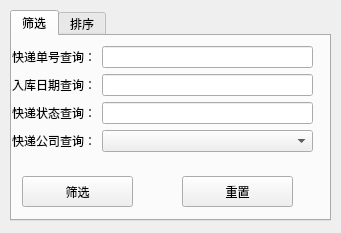
<?xml version="1.0" encoding="UTF-8"?>
<ui version="4.0">
 <class>MQueryPackage</class>
 <widget class="QWidget" name="MQueryPackage">
  <property name="geometry">
   <rect>
    <x>0</x>
    <y>0</y>
    <width>341</width>
    <height>233</height>
   </rect>
  </property>
  <property name="windowTitle">
   <string>查询包裹-管理员</string>
  </property>
  <widget class="QTabWidget" name="tabWidget">
   <property name="geometry">
    <rect>
     <x>10</x>
     <y>10</y>
     <width>321</width>
     <height>211</height>
    </rect>
   </property>
   <property name="currentIndex">
    <number>0</number>
   </property>
   <widget class="QWidget" name="tab">
    <attribute name="title">
     <string>筛选</string>
    </attribute>
    <widget class="QWidget" name="formLayoutWidget">
     <property name="geometry">
      <rect>
       <x>0</x>
       <y>10</y>
       <width>301</width>
       <height>121</height>
      </rect>
     </property>
     <layout class="QFormLayout" name="formLayout">
      <item row="0" column="0">
       <widget class="QLabel" name="label">
        <property name="text">
         <string>快递单号查询：</string>
        </property>
       </widget>
      </item>
      <item row="0" column="1">
       <widget class="QLineEdit" name="lineEdit_pid"/>
      </item>
      <item row="1" column="0">
       <widget class="QLabel" name="label_2">
        <property name="text">
         <string>入库日期查询：</string>
        </property>
       </widget>
      </item>
      <item row="1" column="1">
       <widget class="QLineEdit" name="lineEdit_pdate"/>
      </item>
      <item row="2" column="0">
       <widget class="QLabel" name="label_3">
        <property name="text">
         <string>快递状态查询：</string>
        </property>
       </widget>
      </item>
      <item row="3" column="0">
       <widget class="QLabel" name="label_4">
        <property name="text">
         <string>快递公司查询：</string>
        </property>
       </widget>
      </item>
      <item row="2" column="1">
       <widget class="QLineEdit" name="lineEdit_pstate"/>
      </item>
      <item row="3" column="1">
       <widget class="QComboBox" name="comboBox_select_company">
        <item>
         <property name="text">
          <string/>
         </property>
        </item>
        <item>
         <property name="text">
          <string>中通</string>
         </property>
        </item>
        <item>
         <property name="text">
          <string>圆通</string>
         </property>
        </item>
        <item>
         <property name="text">
          <string>申通</string>
         </property>
        </item>
        <item>
         <property name="text">
          <string>韵达</string>
         </property>
        </item>
        <item>
         <property name="text">
          <string>中国邮政</string>
         </property>
        </item>
        <item>
         <property name="text">
          <string>京东</string>
         </property>
        </item>
        <item>
         <property name="text">
          <string>顺丰</string>
         </property>
        </item>
        <item>
         <property name="text">
          <string>极兔</string>
         </property>
        </item>
       </widget>
      </item>
     </layout>
    </widget>
    <widget class="QPushButton" name="pushButton_select">
     <property name="geometry">
      <rect>
       <x>10</x>
       <y>140</y>
       <width>111</width>
       <height>31</height>
      </rect>
     </property>
     <property name="text">
      <string>筛选</string>
     </property>
    </widget>
    <widget class="QPushButton" name="pushButton_selectreset">
     <property name="geometry">
      <rect>
       <x>170</x>
       <y>140</y>
       <width>111</width>
       <height>31</height>
      </rect>
     </property>
     <property name="text">
      <string>重置</string>
     </property>
    </widget>
   </widget>
   <widget class="QWidget" name="tab_2">
    <attribute name="title">
     <string>排序</string>
    </attribute>
    <widget class="QWidget" name="formLayoutWidget_2">
     <property name="geometry">
      <rect>
       <x>40</x>
       <y>10</y>
       <width>219</width>
       <height>121</height>
      </rect>
     </property>
     <layout class="QFormLayout" name="formLayout_2">
      <item row="0" column="0">
       <widget class="QLabel" name="label_6">
        <property name="text">
         <string>单号：</string>
        </property>
       </widget>
      </item>
      <item row="1" column="0">
       <widget class="QLabel" name="label_7">
        <property name="text">
         <string>入库日期：</string>
        </property>
       </widget>
      </item>
      <item row="2" column="0">
       <widget class="QLabel" name="label_8">
        <property name="text">
         <string>快递状态排序：</string>
        </property>
       </widget>
      </item>
      <item row="3" column="0">
       <widget class="QLabel" name="label_9">
        <property name="text">
         <string>快递公司：</string>
        </property>
       </widget>
      </item>
      <item row="1" column="1">
       <widget class="QComboBox" name="comboBox_pdate">
        <item>
         <property name="text">
          <string/>
         </property>
        </item>
        <item>
         <property name="text">
          <string>由旧到新</string>
         </property>
        </item>
        <item>
         <property name="text">
          <string>由新到旧</string>
         </property>
        </item>
       </widget>
      </item>
      <item row="2" column="1">
       <widget class="QComboBox" name="comboBox_pstate">
        <item>
         <property name="text">
          <string/>
         </property>
        </item>
        <item>
         <property name="text">
          <string>待派发</string>
         </property>
        </item>
        <item>
         <property name="text">
          <string>运输中</string>
         </property>
        </item>
        <item>
         <property name="text">
          <string>待取中</string>
         </property>
        </item>
        <item>
         <property name="text">
          <string>已取件</string>
         </property>
        </item>
       </widget>
      </item>
      <item row="3" column="1">
       <widget class="QComboBox" name="comboBox_pcompany">
        <item>
         <property name="text">
          <string/>
         </property>
        </item>
        <item>
         <property name="text">
          <string>首字符升序</string>
         </property>
        </item>
        <item>
         <property name="text">
          <string>首字幕降序</string>
         </property>
        </item>
       </widget>
      </item>
      <item row="0" column="1">
       <widget class="QComboBox" name="comboBox_pid">
        <item>
         <property name="text">
          <string/>
         </property>
        </item>
        <item>
         <property name="text">
          <string>升序</string>
         </property>
        </item>
        <item>
         <property name="text">
          <string>降序</string>
         </property>
        </item>
       </widget>
      </item>
     </layout>
    </widget>
    <widget class="QPushButton" name="pushButton_sort">
     <property name="geometry">
      <rect>
       <x>20</x>
       <y>140</y>
       <width>93</width>
       <height>28</height>
      </rect>
     </property>
     <property name="text">
      <string>排序</string>
     </property>
    </widget>
    <widget class="QPushButton" name="pushButton_sortreset">
     <property name="geometry">
      <rect>
       <x>180</x>
       <y>140</y>
       <width>93</width>
       <height>28</height>
      </rect>
     </property>
     <property name="text">
      <string>重置</string>
     </property>
    </widget>
   </widget>
  </widget>
 </widget>
 <resources/>
 <connections/>
</ui>
